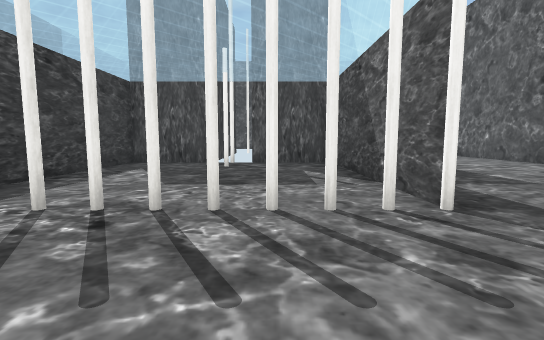
View 1 (above)

16 first-person views from a walk through a scene from a Unity 3-D project. The camera is 1.2 m above the floor, tilts 6° down and sees 85° across. The floor is counted in squares, 2 m on a side. Each view is taken from the middle of a square. On the plan, view 1 faces up. The plan holds only what a view shows up to about 9 squares ahead; the rest is blank. The player character is not drawn. Some surface patterns are stand-ins.

View 2
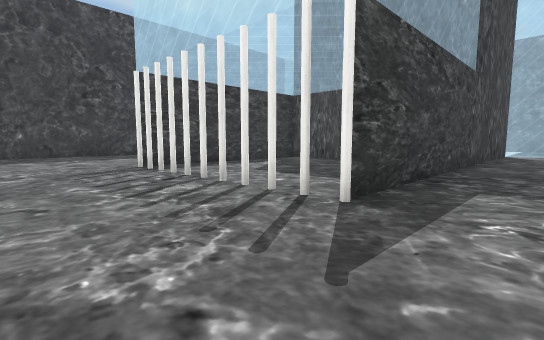

View 3
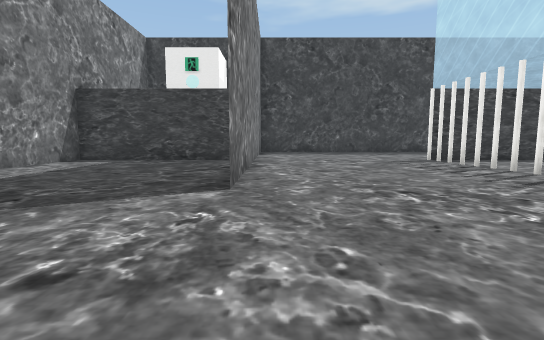

View 4
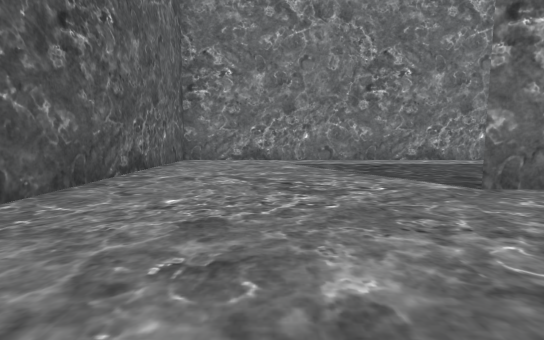

View 5
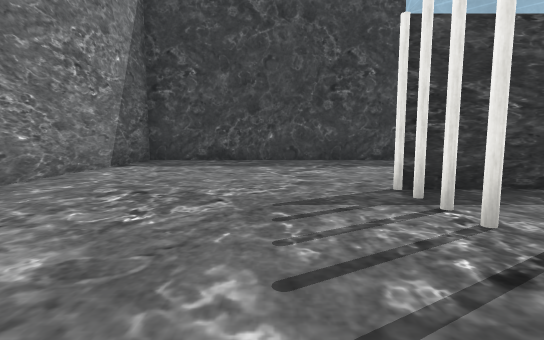

View 6
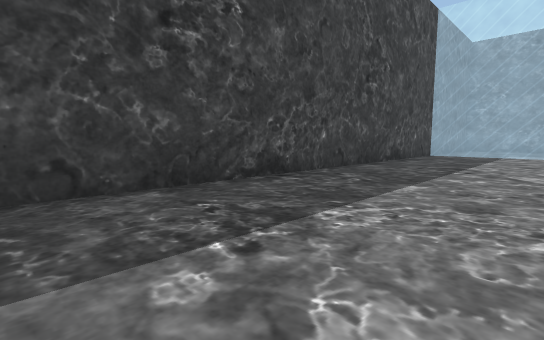

View 7
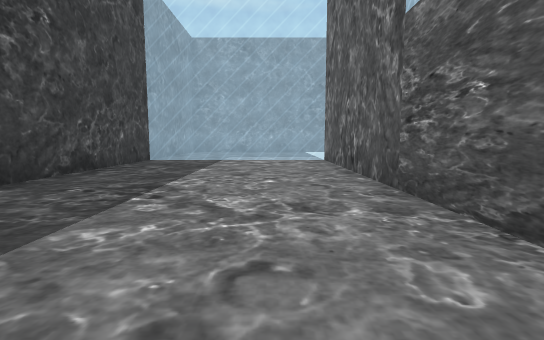

View 8
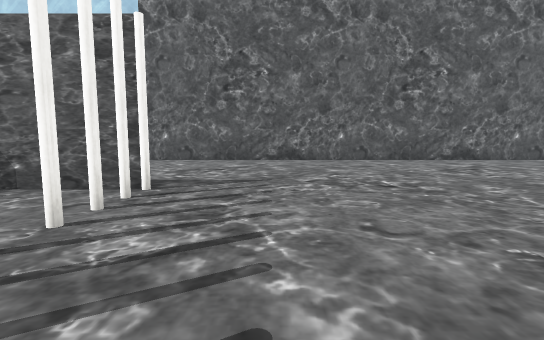

View 9
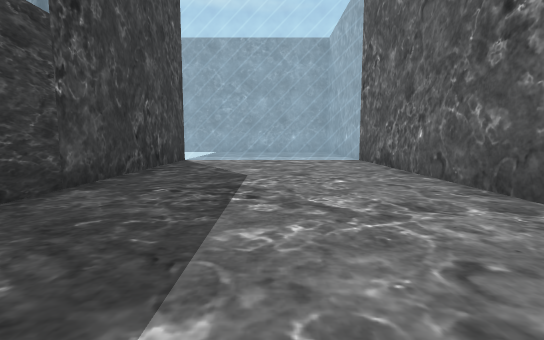

View 10
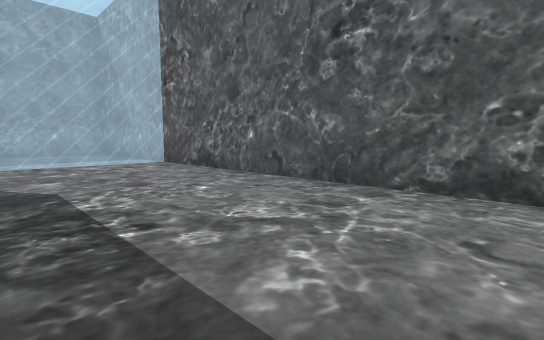

View 11
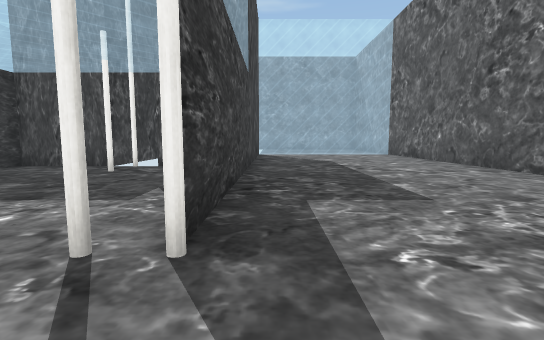

View 12
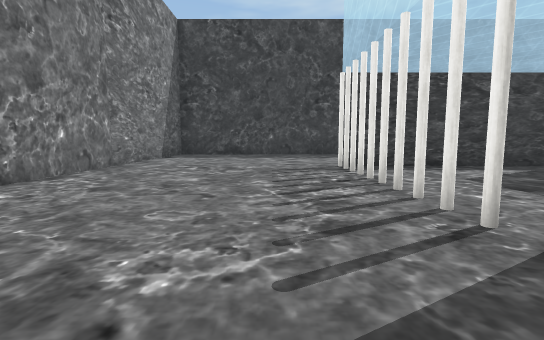

View 13
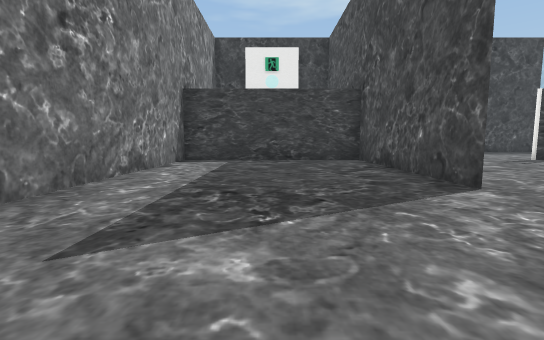

View 14
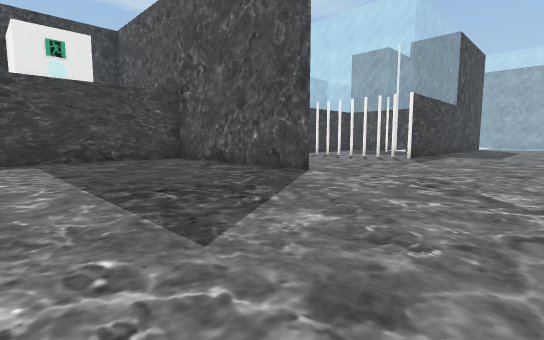

View 15
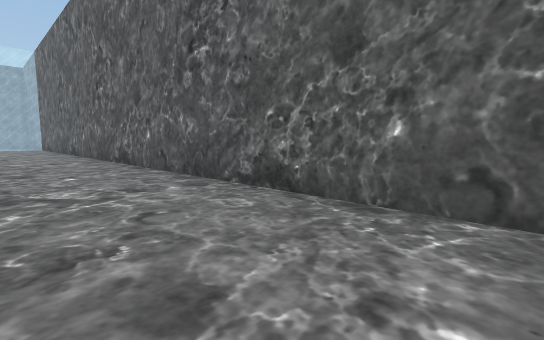

View 16
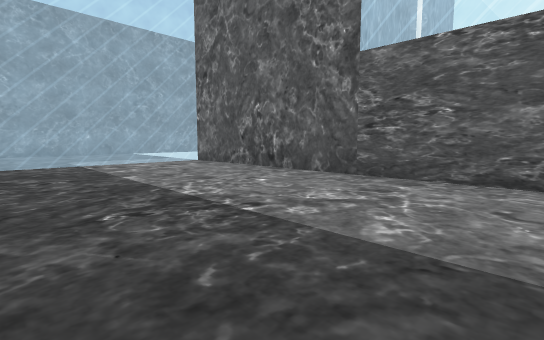

### Floor plan
Key: @ floor where view 1 was taken; # wall or solid block; . floor; = window, fence, low wall or low ledge; C cylinder.
Columns run from 9 left of view 1 to 7 right of it. Each row starts with its distance up from view 1.
 14   ....      ....#
 13 #=====#   #=====#
 12 #.....#   #.....#
 11 #.....#   #.....#
 10 #.....#   #.....#
  9 #.....##  #.....#
  8 #....######.....#
  7 #....#=####.....#
  6 #....#=...#.....#
  5 #....##...#.....#
  4 #....#=...#.....#
  3 #....CCCCCC.....#
  2 #....CCCCCC.....#
  1 #...............#
  0 #........@......#
 -1 #...............#
 -2 #....######.....#
 -3 ######..........#
 -4      #..........#
 -5      #..........#
 -6      #..........#
 -7      #..........#
 -8      ############

Positions as (right, up) in squares from view 1, and headings:
1: (0, 0), facing up
2: (3, 0), facing up-left
3: (5, -2), facing left
4: (4, 1), facing down
5: (0, 1), facing left
6: (-5, 1), facing up-left
7: (-5, 4), facing up
8: (-2, 1), facing right
9: (4, 4), facing up
10: (3, 5), facing up-right
11: (2, 1), facing up
12: (3, 1), facing left
13: (5, -5), facing left
14: (5, -7), facing up-left
15: (4, -7), facing up-right
16: (-8, 5), facing up-right
